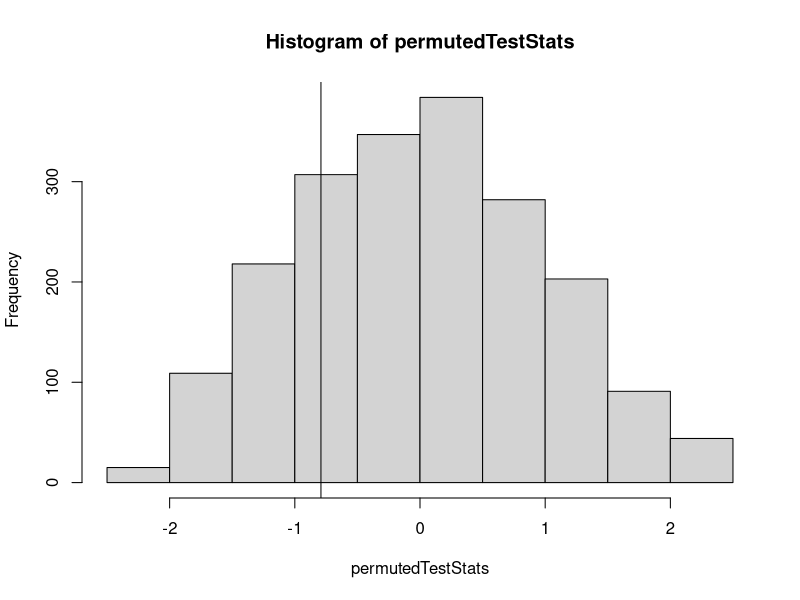

Recreate this plot in R.

#Be sure to run this first!
set.seed(151)

#Then run all other codes in order, once
#immediately after running that code.


#Step 1
myTest <- glm(Temp > 95 ~ Wind, data=airquality, family=binomial)
observedTestStat <-  summary(myTest)$coefficients[2, "z value"]

#Step 2
N <- 2000      
permutedTestStats <- rep(NA, N)
for (i in  1:N){
  permutedData <- sample(airquality$Temp)
  permutedTest <- glm(permutedData > 95 ~ Wind, data=airquality, family=binomial)
  permutedTestStats[i] <- summary(permutedTest)$coefficients[2, "z value"]
}
hist(permutedTestStats)
abline(v=observedTestStat)

#Step 3
sum(permutedTestStats >= observedTestStat)/N
sum(permutedTestStats <= observedTestStat)/N
